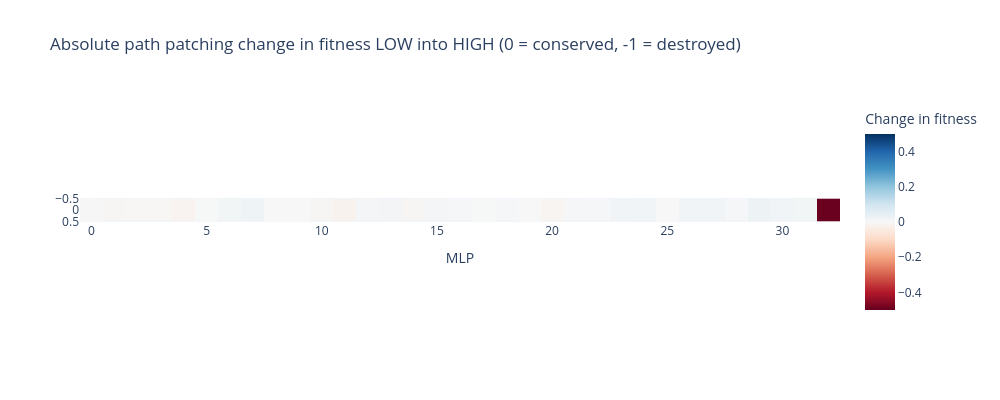

Notebook code cell kept with this figure:
### Code cell
imshow(
    absolute_path_patch_mlp_results[None,:],
    labels={"x": "MLP", "y": "", "color": "Change in fitness"},
    title="Absolute path patching change in fitness LOW into HIGH (0 = conserved, -1 = destroyed)",
    width=1000,
    height=400,
    range_color=(-0.5,0.5)
)

### Figure 1 — Plotly figure (JSON) as saved in the notebook; plotly's stock layout.template omitted (floating-point values rounded to 4 significant figures)
{"data": [{"coloraxis": "coloraxis", "hovertemplate": "MLP: %{x}<br>y: %{y}<br>Change in fitness: %{z}<extra></extra>", "name": "0", "type": "heatmap", "xaxis": "x", "yaxis": "y", "z": [[-0.002389, -0.006687, -0.003533, -0.003477, -0.01312, 0.002495, 0.01364, 0.02461, 0.001194, 0.0005923, -0.007195, -0.01812, 0.008563, 0.01391, -0.007567, 0.01009, 0.006216, 0.001881, 0.005004, 0.0007559, -0.009466, 0.006856, 0.00622, 0.0152, 0.01899, -0.0001902, 0.01587, 0.01647, 0.00423, 0.02591, 0.01662, 0.01329, -0.4973]]}], "layout": {"coloraxis": {"cmax": 0.5, "cmid": 0, "cmin": -0.5, "colorbar": {"title": {"text": "Change in fitness"}}, "colorscale": [[0, "rgb(103,0,31)"], [0.1, "rgb(178,24,43)"], [0.2, "rgb(214,96,77)"], [0.3, "rgb(244,165,130)"], [0.4, "rgb(253,219,199)"], [0.5, "rgb(247,247,247)"], [0.6, "rgb(209,229,240)"], [0.7, "rgb(146,197,222)"], [0.8, "rgb(67,147,195)"], [0.9, "rgb(33,102,172)"], [1, "rgb(5,48,97)"]]}, "height": 400, "title": {"text": "Absolute path patching change in fitness LOW into HIGH (0 = conserved, -1 = destroyed)"}, "width": 1000, "xaxis": {"anchor": "y", "constrain": "domain", "domain": [0, 1], "scaleanchor": "y", "title": {"text": "MLP"}}, "yaxis": {"anchor": "x", "autorange": "reversed", "constrain": "domain", "domain": [0, 1]}}}
